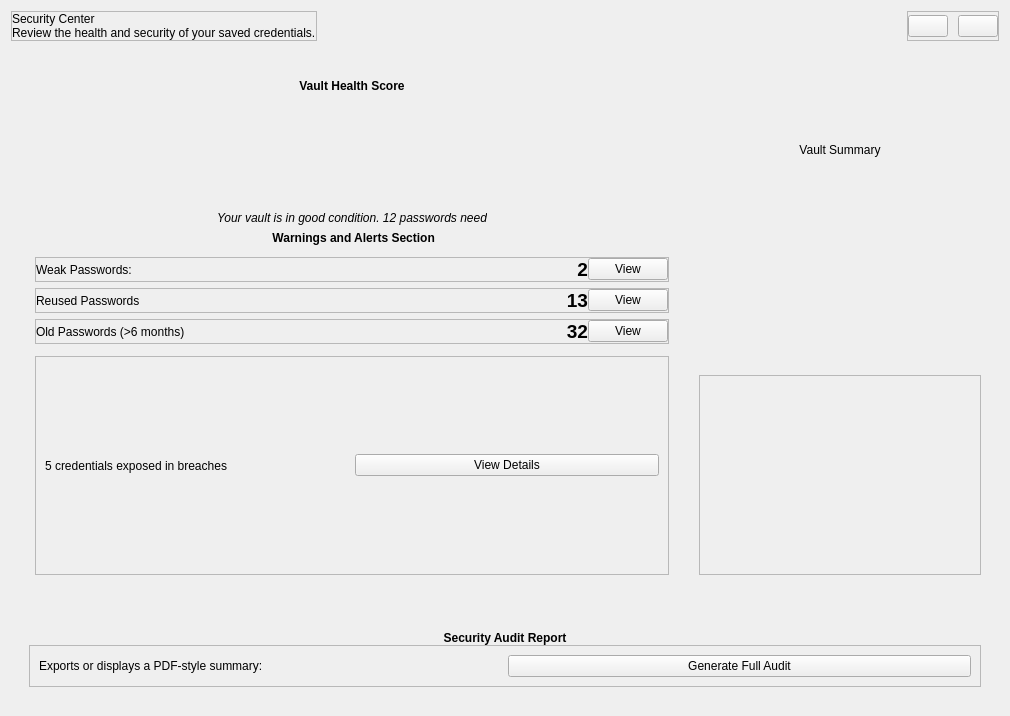
<?xml version="1.0" encoding="UTF-8"?>
<ui version="4.0">
 <class>SecurityScanComponent</class>
 <widget class="QCustomComponent" name="SecurityScanComponent">
  <property name="geometry">
   <rect>
    <x>0</x>
    <y>0</y>
    <width>1010</width>
    <height>716</height>
   </rect>
  </property>
  <property name="minimumSize">
   <size>
    <width>1010</width>
    <height>716</height>
   </size>
  </property>
  <property name="windowTitle">
   <string>CustomComponent</string>
  </property>
  <layout class="QVBoxLayout" name="verticalLayout">
   <property name="spacing">
    <number>10</number>
   </property>
   <item>
    <widget class="QWidget" name="header" native="true">
     <layout class="QHBoxLayout" name="horizontalLayout">
      <property name="spacing">
       <number>10</number>
      </property>
      <property name="leftMargin">
       <number>0</number>
      </property>
      <property name="topMargin">
       <number>0</number>
      </property>
      <property name="rightMargin">
       <number>0</number>
      </property>
      <property name="bottomMargin">
       <number>0</number>
      </property>
      <item alignment="Qt::AlignmentFlag::AlignLeft">
       <widget class="QFrame" name="frame">
        <property name="frameShape">
         <enum>QFrame::Shape::StyledPanel</enum>
        </property>
        <property name="frameShadow">
         <enum>QFrame::Shadow::Raised</enum>
        </property>
        <layout class="QVBoxLayout" name="verticalLayout_2">
         <property name="spacing">
          <number>0</number>
         </property>
         <property name="leftMargin">
          <number>0</number>
         </property>
         <property name="topMargin">
          <number>0</number>
         </property>
         <property name="rightMargin">
          <number>0</number>
         </property>
         <property name="bottomMargin">
          <number>0</number>
         </property>
         <item>
          <widget class="QLabel" name="welcomeName">
           <property name="text">
            <string>Security Center</string>
           </property>
          </widget>
         </item>
         <item>
          <widget class="QLabel" name="welcomeMessage">
           <property name="text">
            <string>Review the health and security of your saved credentials.</string>
           </property>
           <property name="wordWrap">
            <bool>false</bool>
           </property>
          </widget>
         </item>
        </layout>
       </widget>
      </item>
      <item>
       <spacer name="horizontalSpacer">
        <property name="orientation">
         <enum>Qt::Orientation::Horizontal</enum>
        </property>
        <property name="sizeHint" stdset="0">
         <size>
          <width>40</width>
          <height>20</height>
         </size>
        </property>
       </spacer>
      </item>
      <item alignment="Qt::AlignmentFlag::AlignRight">
       <widget class="QFrame" name="frame_2">
        <property name="minimumSize">
         <size>
          <width>0</width>
          <height>0</height>
         </size>
        </property>
        <property name="frameShape">
         <enum>QFrame::Shape::StyledPanel</enum>
        </property>
        <property name="frameShadow">
         <enum>QFrame::Shadow::Raised</enum>
        </property>
        <layout class="QHBoxLayout" name="horizontalLayout_3">
         <property name="spacing">
          <number>10</number>
         </property>
         <property name="leftMargin">
          <number>0</number>
         </property>
         <property name="topMargin">
          <number>0</number>
         </property>
         <property name="rightMargin">
          <number>0</number>
         </property>
         <property name="bottomMargin">
          <number>0</number>
         </property>
         <item>
          <widget class="QPushButton" name="securityScanBtn">
           <property name="statusTip">
            <string>Scan</string>
           </property>
           <property name="text">
            <string/>
           </property>
           <property name="icon">
            <iconset resource="../Qss/icons/_icons.qrc">
             <normaloff>:/material_design/icons/material_design/radar.png</normaloff>:/material_design/icons/material_design/radar.png</iconset>
           </property>
          </widget>
         </item>
         <item>
          <widget class="QPushButton" name="addBtn">
           <property name="text">
            <string/>
           </property>
           <property name="icon">
            <iconset resource="../Qss/icons/_icons.qrc">
             <normaloff>:/material_design/icons/material_design/add.png</normaloff>:/material_design/icons/material_design/add.png</iconset>
           </property>
          </widget>
         </item>
        </layout>
       </widget>
      </item>
     </layout>
    </widget>
   </item>
   <item>
    <widget class="QCustomHorizontalSeparator" name="customHorizontalSeparator_3"/>
   </item>
   <item>
    <widget class="QWidget" name="widget_2" native="true">
     <layout class="QHBoxLayout" name="horizontalLayout_4">
      <item>
       <widget class="QCustomVerticalSeparator" name="customVerticalSeparator"/>
      </item>
      <item>
       <widget class="QWidget" name="widget_6" native="true">
        <property name="minimumSize">
         <size>
          <width>300</width>
          <height>0</height>
         </size>
        </property>
        <layout class="QVBoxLayout" name="verticalLayout_5">
         <item>
          <widget class="QLabel" name="label">
           <property name="font">
            <font>
             <italic>false</italic>
             <bold>true</bold>
            </font>
           </property>
           <property name="text">
            <string>Vault Health Score</string>
           </property>
           <property name="alignment">
            <set>Qt::AlignmentFlag::AlignCenter</set>
           </property>
          </widget>
         </item>
         <item>
          <widget class="QCustomHorizontalSeparator" name="customHorizontalSeparator_8"/>
         </item>
         <item alignment="Qt::AlignmentFlag::AlignHCenter">
          <widget class="QCustomRoundProgressBar" name="vaultScoreProgressBar">
           <property name="minimumSize">
            <size>
             <width>100</width>
             <height>100</height>
            </size>
           </property>
           <property name="maximumSize">
            <size>
             <width>100</width>
             <height>100</height>
            </size>
           </property>
           <property name="value" stdset="0">
            <number>40</number>
           </property>
          </widget>
         </item>
         <item alignment="Qt::AlignmentFlag::AlignHCenter">
          <widget class="QLabel" name="vaultScoreLabel">
           <property name="font">
            <font>
             <italic>true</italic>
            </font>
           </property>
           <property name="text">
            <string>Your vault is in good condition. 12 passwords need attention.</string>
           </property>
           <property name="wordWrap">
            <bool>true</bool>
           </property>
          </widget>
         </item>
         <item>
          <widget class="QLabel" name="label_4">
           <property name="font">
            <font>
             <bold>true</bold>
            </font>
           </property>
           <property name="text">
            <string> Warnings and Alerts Section</string>
           </property>
           <property name="alignment">
            <set>Qt::AlignmentFlag::AlignCenter</set>
           </property>
          </widget>
         </item>
         <item>
          <widget class="QCustomHorizontalSeparator" name="customHorizontalSeparator_10"/>
         </item>
         <item>
          <widget class="QFrame" name="frame_5">
           <property name="frameShape">
            <enum>QFrame::Shape::StyledPanel</enum>
           </property>
           <property name="frameShadow">
            <enum>QFrame::Shadow::Raised</enum>
           </property>
           <layout class="QHBoxLayout" name="horizontalLayout_7">
            <property name="spacing">
             <number>0</number>
            </property>
            <property name="leftMargin">
             <number>0</number>
            </property>
            <property name="topMargin">
             <number>0</number>
            </property>
            <property name="rightMargin">
             <number>0</number>
            </property>
            <property name="bottomMargin">
             <number>0</number>
            </property>
            <item>
             <widget class="QLabel" name="label_9">
              <property name="sizePolicy">
               <sizepolicy hsizetype="Expanding" vsizetype="Preferred">
                <horstretch>0</horstretch>
                <verstretch>0</verstretch>
               </sizepolicy>
              </property>
              <property name="text">
               <string>Weak Passwords:</string>
              </property>
             </widget>
            </item>
            <item>
             <widget class="QLabel" name="weakPassLabel">
              <property name="font">
               <font>
                <pointsize>14</pointsize>
                <bold>true</bold>
               </font>
              </property>
              <property name="text">
               <string>2</string>
              </property>
              <property name="alignment">
               <set>Qt::AlignmentFlag::AlignRight|Qt::AlignmentFlag::AlignTrailing|Qt::AlignmentFlag::AlignVCenter</set>
              </property>
             </widget>
            </item>
            <item alignment="Qt::AlignmentFlag::AlignRight">
             <widget class="QPushButton" name="pushButton">
              <property name="text">
               <string>View</string>
              </property>
             </widget>
            </item>
           </layout>
          </widget>
         </item>
         <item>
          <widget class="QFrame" name="frame_10">
           <property name="frameShape">
            <enum>QFrame::Shape::StyledPanel</enum>
           </property>
           <property name="frameShadow">
            <enum>QFrame::Shadow::Raised</enum>
           </property>
           <layout class="QHBoxLayout" name="horizontalLayout_13">
            <property name="spacing">
             <number>0</number>
            </property>
            <property name="leftMargin">
             <number>0</number>
            </property>
            <property name="topMargin">
             <number>0</number>
            </property>
            <property name="rightMargin">
             <number>0</number>
            </property>
            <property name="bottomMargin">
             <number>0</number>
            </property>
            <item>
             <widget class="QLabel" name="label_13">
              <property name="text">
               <string>Reused Passwords</string>
              </property>
             </widget>
            </item>
            <item>
             <widget class="QLabel" name="reusedPassLabel">
              <property name="sizePolicy">
               <sizepolicy hsizetype="Expanding" vsizetype="Preferred">
                <horstretch>0</horstretch>
                <verstretch>0</verstretch>
               </sizepolicy>
              </property>
              <property name="font">
               <font>
                <pointsize>14</pointsize>
                <bold>true</bold>
               </font>
              </property>
              <property name="text">
               <string>13</string>
              </property>
              <property name="alignment">
               <set>Qt::AlignmentFlag::AlignRight|Qt::AlignmentFlag::AlignTrailing|Qt::AlignmentFlag::AlignVCenter</set>
              </property>
             </widget>
            </item>
            <item alignment="Qt::AlignmentFlag::AlignRight">
             <widget class="QPushButton" name="pushButton_5">
              <property name="text">
               <string>View</string>
              </property>
             </widget>
            </item>
           </layout>
          </widget>
         </item>
         <item>
          <widget class="QFrame" name="frame_9">
           <property name="frameShape">
            <enum>QFrame::Shape::StyledPanel</enum>
           </property>
           <property name="frameShadow">
            <enum>QFrame::Shadow::Raised</enum>
           </property>
           <layout class="QHBoxLayout" name="horizontalLayout_12">
            <property name="spacing">
             <number>0</number>
            </property>
            <property name="leftMargin">
             <number>0</number>
            </property>
            <property name="topMargin">
             <number>0</number>
            </property>
            <property name="rightMargin">
             <number>0</number>
            </property>
            <property name="bottomMargin">
             <number>0</number>
            </property>
            <item>
             <widget class="QLabel" name="label_11">
              <property name="sizePolicy">
               <sizepolicy hsizetype="Expanding" vsizetype="Preferred">
                <horstretch>0</horstretch>
                <verstretch>0</verstretch>
               </sizepolicy>
              </property>
              <property name="text">
               <string>Old Passwords (&gt;6 months)</string>
              </property>
             </widget>
            </item>
            <item>
             <widget class="QLabel" name="oldPassLabel">
              <property name="font">
               <font>
                <pointsize>14</pointsize>
                <bold>true</bold>
               </font>
              </property>
              <property name="text">
               <string>32</string>
              </property>
              <property name="alignment">
               <set>Qt::AlignmentFlag::AlignRight|Qt::AlignmentFlag::AlignTrailing|Qt::AlignmentFlag::AlignVCenter</set>
              </property>
             </widget>
            </item>
            <item alignment="Qt::AlignmentFlag::AlignRight">
             <widget class="QPushButton" name="pushButton_2">
              <property name="text">
               <string>View</string>
              </property>
             </widget>
            </item>
           </layout>
          </widget>
         </item>
         <item>
          <widget class="QCustomHorizontalSeparator" name="customHorizontalSeparator_9"/>
         </item>
         <item>
          <widget class="QFrame" name="frame_4">
           <property name="sizePolicy">
            <sizepolicy hsizetype="Preferred" vsizetype="Expanding">
             <horstretch>0</horstretch>
             <verstretch>0</verstretch>
            </sizepolicy>
           </property>
           <property name="frameShape">
            <enum>QFrame::Shape::StyledPanel</enum>
           </property>
           <property name="frameShadow">
            <enum>QFrame::Shadow::Raised</enum>
           </property>
           <layout class="QHBoxLayout" name="horizontalLayout_6">
            <item>
             <widget class="QLabel" name="breachLabel">
              <property name="text">
               <string>5 credentials exposed in breaches</string>
              </property>
              <property name="wordWrap">
               <bool>true</bool>
              </property>
             </widget>
            </item>
            <item>
             <widget class="QPushButton" name="viewBreachBtn">
              <property name="text">
               <string>View Details</string>
              </property>
              <property name="icon">
               <iconset resource="../Qss/icons/_icons.qrc">
                <normaloff>:/feather/icons/feather/eye.png</normaloff>:/feather/icons/feather/eye.png</iconset>
              </property>
             </widget>
            </item>
           </layout>
          </widget>
         </item>
        </layout>
       </widget>
      </item>
      <item>
       <widget class="QCustomVerticalSeparator" name="customVerticalSeparator_2"/>
      </item>
      <item>
       <widget class="QWidget" name="widget" native="true">
        <property name="minimumSize">
         <size>
          <width>300</width>
          <height>0</height>
         </size>
        </property>
        <layout class="QVBoxLayout" name="verticalLayout_4">
         <item>
          <widget class="QLabel" name="label_3">
           <property name="font">
            <font/>
           </property>
           <property name="text">
            <string>Vault Summary</string>
           </property>
           <property name="alignment">
            <set>Qt::AlignmentFlag::AlignCenter</set>
           </property>
          </widget>
         </item>
         <item>
          <widget class="QCustomHorizontalSeparator" name="customHorizontalSeparator_2"/>
         </item>
         <item>
          <widget class="QFrame" name="donutChartContainer">
           <property name="minimumSize">
            <size>
             <width>200</width>
             <height>200</height>
            </size>
           </property>
           <property name="frameShape">
            <enum>QFrame::Shape::StyledPanel</enum>
           </property>
           <property name="frameShadow">
            <enum>QFrame::Shadow::Raised</enum>
           </property>
           <layout class="QVBoxLayout" name="verticalLayout_7"/>
          </widget>
         </item>
        </layout>
       </widget>
      </item>
     </layout>
    </widget>
   </item>
   <item>
    <widget class="QCustomHorizontalSeparator" name="customHorizontalSeparator"/>
   </item>
   <item>
    <widget class="QWidget" name="widget_7" native="true">
     <layout class="QHBoxLayout" name="horizontalLayout_8">
      <item>
       <widget class="QWidget" name="widget_10m" native="true">
        <layout class="QVBoxLayout" name="verticalLayout_8">
         <property name="spacing">
          <number>0</number>
         </property>
         <item>
          <widget class="QLabel" name="label_8">
           <property name="font">
            <font>
             <bold>true</bold>
            </font>
           </property>
           <property name="text">
            <string>Security Audit Report</string>
           </property>
           <property name="alignment">
            <set>Qt::AlignmentFlag::AlignCenter</set>
           </property>
          </widget>
         </item>
         <item>
          <widget class="QCustomHorizontalSeparator" name="customHorizontalSeparator_13"/>
         </item>
         <item>
          <widget class="QFrame" name="frame_8">
           <property name="frameShape">
            <enum>QFrame::Shape::StyledPanel</enum>
           </property>
           <property name="frameShadow">
            <enum>QFrame::Shadow::Raised</enum>
           </property>
           <layout class="QHBoxLayout" name="horizontalLayout_11">
            <item>
             <widget class="QLabel" name="label_5">
              <property name="text">
               <string>Exports or displays a PDF-style summary:</string>
              </property>
             </widget>
            </item>
            <item>
             <widget class="QPushButton" name="generateReportBtn">
              <property name="text">
               <string>Generate Full Audit</string>
              </property>
             </widget>
            </item>
           </layout>
          </widget>
         </item>
        </layout>
       </widget>
      </item>
     </layout>
    </widget>
   </item>
  </layout>
 </widget>
 <customwidgets>
  <customwidget>
   <class>QCustomHorizontalSeparator</class>
   <extends>QWidget</extends>
   <header>Custom_Widgets.QCustomHorizontalSeparator</header>
  </customwidget>
  <customwidget>
   <class>QCustomVerticalSeparator</class>
   <extends>QWidget</extends>
   <header>Custom_Widgets.QCustomVerticalSeparator</header>
  </customwidget>
  <customwidget>
   <class>QCustomRoundProgressBar</class>
   <extends>QWidget</extends>
   <header>Custom_Widgets.QCustomProgressBars</header>
  </customwidget>
  <customwidget>
   <class>QCustomComponent</class>
   <extends>QWidget</extends>
   <header>Custom_Widgets.QCustomComponent</header>
   <container>1</container>
  </customwidget>
 </customwidgets>
 <resources>
  <include location="../Qss/icons/_icons.qrc"/>
 </resources>
 <connections/>
</ui>
